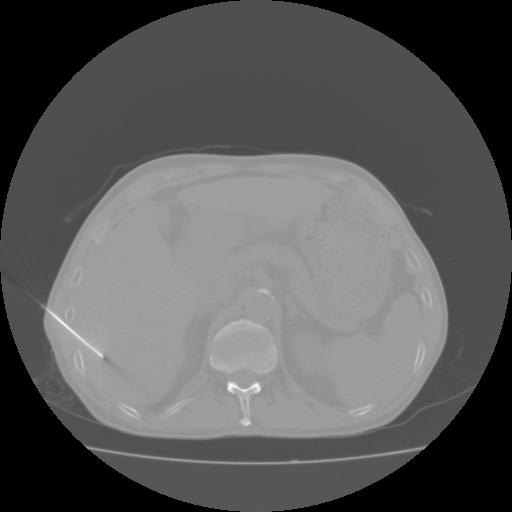
#> input picture Test_Img/10.jpg, 512 x 512 px, found by its file name
$ python canny.py
#> lines starting #> are read from the running program, lines starting #| are printed output that depends on the picture; after the words box and inside, x2 and y2 are one past the last pixel; in counts of white or black regions, pixels touching at a corner belong together
# canny边缘检测
from skimage import data, feature, img_as_float, io
image = img_as_float(io.imread('/home/qiao/PythonProjects/Scikit-image_On_CT/Test_Img/10.jpg'))
#> image: shape (512, 512) float64; min 0, max 0.996, mean 0.356
gamma_corrected = feature.canny(image)
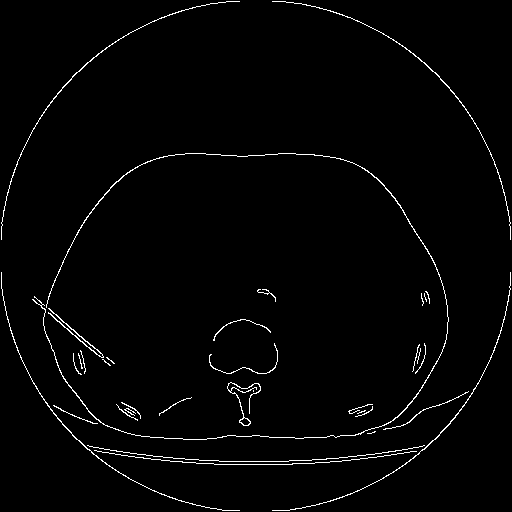
#> gamma_corrected: shape (512, 512) bool; 1.8% white in thin lines or dots
io.imshow(image)
io.show()

io.imshow(gamma_corrected)
io.show()

$ run again, with Test_Img/4.jpg copied over Test_Img/10.jpg
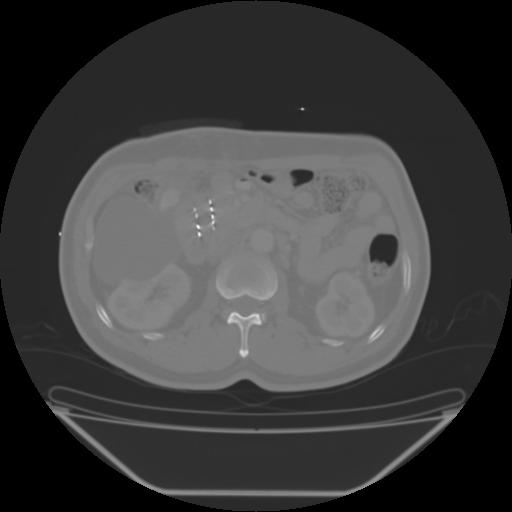
#> input picture Test_Img/4.jpg, 512 x 512 px, found by its file name
#> `gamma_corrected = feature.canny(image)`:
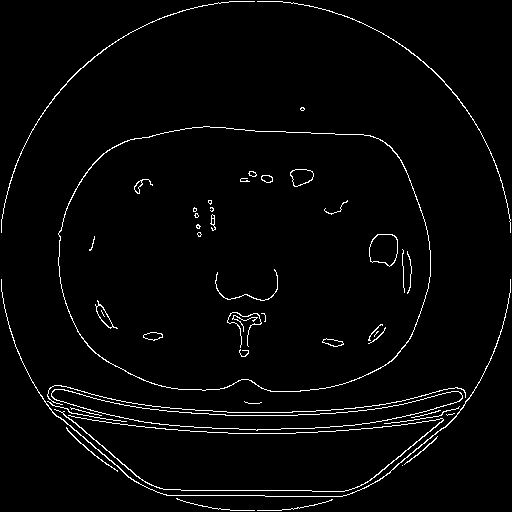
#> gamma_corrected: shape (512, 512) bool; 2.6% white in thin lines or dots

$ run again, with Test_Img/41.jpg copied over Test_Img/10.jpg
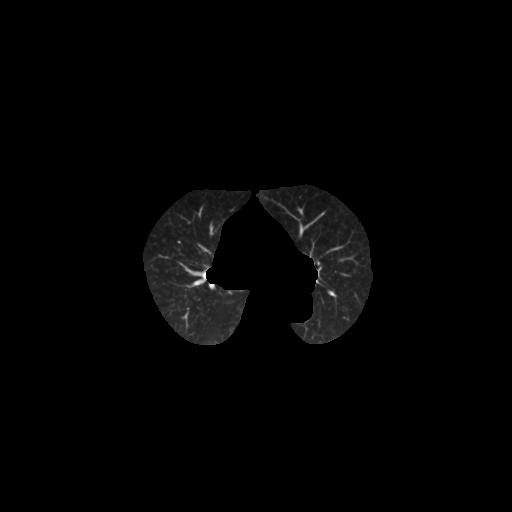
#> input picture Test_Img/41.jpg, 512 x 512 px, found by its file name
#> `gamma_corrected = feature.canny(image)`:
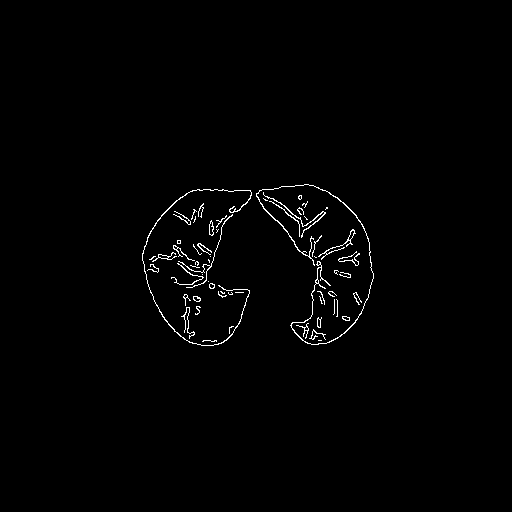
#> gamma_corrected: shape (512, 512) bool; 1.1% white in thin lines or dots, all inside (x1, y1, x2, y2) = (142, 184, 374, 346)
